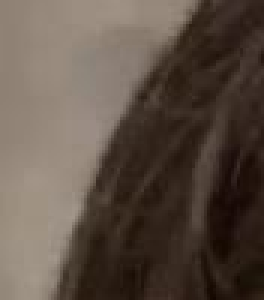
#> input picture Desktop/Python3/ng.jpg, 88 x 100 px, found by its file name (shown 3 times larger)
$ python '图像边缘检测.py'
#> lines starting #> are read from the running program, lines starting #| are printed output that depends on the picture
import numpy as np
from PIL import Image
import matplotlib.pyplot as plt
import os
def convolution(filter_size, filter_type):
#> called with filter_size = 3, filter_type = 'v'
    image_path = "ng.jpg"
    img = Image.open(image_path)
#> img is the input picture: PIL image 88x100 RGB; mean R, G, B 93.6, 79.9, 69.5
    img = img.convert("L")
#> img: PIL image 88x100 L
    # img.show()
    img_array = np.array(img)
    img_L = img_array.shape[0] # 514
#> img_L = 100
    img_W = img_array.shape[1] # 500
#> img_W = 88

    # 垂直过滤器 9 * 9
    filter_num = 2
    n = 0
    # 初始化过滤器
    vertical_filter = np.zeros(filter_size**2).reshape(filter_size, filter_size)

    # 给过滤器赋值
    for v in range(vertical_filter.shape[1]):
        if v % filter_size % 1 == 0:
            n+=1
            vertical_filter[v,:] = filter_num - n
    if filter_type == "h":
        vertical_filter = vertical_filter.T
    elif filter_type == "v":
        vertical_filter = vertical_filter
    print(vertical_filter)

    # [13 lines of commented-out code are left out]
    conv_L = img_L - vertical_filter.shape[0] + 1
#> conv_L = 98
    conv_W = img_W - vertical_filter.shape[1] + 1
#> conv_W = 86
    init_image = np.zeros(conv_L * conv_W).reshape(conv_L, conv_W)

    # pixcel_location
    pixel_location = []

    # 进行convolution
    for L in range(conv_L):
        for W in range(conv_W):
            l = L + filter_size
            w = W + filter_size
            init_image[L,W] = np.sum(np.multiply(vertical_filter, img_array[L:l,W:w]))
            if init_image[L, W] != 0:
                pixel = [L, W]
                pixel_location.append(pixel)
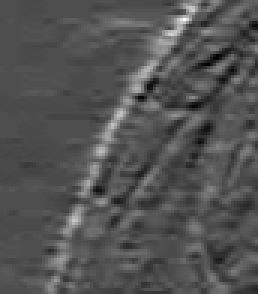
#> init_image: shape (98, 86) float64 (shown 3 times larger); min -57, max 129, mean 3.7; drawn with min black and max white
#> after the loop, pixel_location = 7484 pairs, first value 0 to 97, second value 0 to 85
    pixel_location = np.array(pixel_location)
    return init_image, pixel_location

def get_pixcel():
    conv_image_array , pixel_location_v = convolution(3, "v") # conv_image.shape == (512, 498)
#> pixel_location_v has the same summary as pixel_location in convolution
    conv_image_array , pixel_location_h = convolution(3, "h")
#> call 2 of convolution, with filter_size = 3, filter_type = 'h'
#> after the loop in convolution (call 2), `for L in range(conv_L):`:
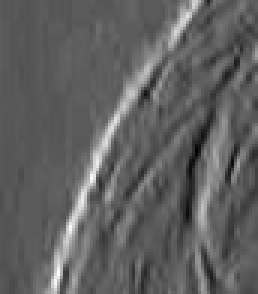
#> init_image: shape (98, 86) float64 (shown 3 times larger); min -98, max 178, mean 7; drawn with min black and max white
#> after the loop in convolution (call 2), `for L in range(conv_L):`: pixel_location = 7842 pairs, first value 0 to 97, second value 0 to 85
#> pixel_location_h has the same summary as pixel_location in convolution
    # print(pixel_location.shape) # pixel_location.shape(220453, 2)
    image = Image.open("ng.jpg")
    image_array = np.array(image) # image_array (514, 500, 3)

    sample_pix = []
    f = 0
    if pixel_location_h.shape[0] > pixel_location_v.shape[0]:
        for v in range(pixel_location_v.shape[0]):
            for h in range(pixel_location_v.shape[0]):
                if pixel_location_h[v,0] == pixel_location_v[h,0] and pixel_location_h[v, 1] == pixel_location_v[h, 1]:
                    pix_x_y = pixel_location_h[h,:]
                    sample_pix.append(pix_x_y)
                    f +=1
                    print('{}个像素点相同'.format(f))
                    os.system("clear")
#> after the loop, f = 6852; sample_pix = 6852 pairs, first value 0 to 89, second value 0 to 85
    elif pixel_location_h.shape[0] < pixel_location_v.shape[0]:
        for h in range(pixel_location_h.shape[0]):
            for v in range(pixel_location_h.shape[0]):
                if pixel_location_h[v,0] == pixel_location_v[h,0] and pixel_location_h[v, 1] == pixel_location_v[h, 1]:
                    pix_x_y = pixel_location_h[h,:]
                    sample_pix.append(pix_x_y)
                    f +=1
                    print('{}个像素点相同'.format(f))
                    os.system("clear")
    else:
        print('pixel_location_h == pixel_location_h')

    sample_pix = np.array(sample_pix)
    for pix in range(sample_pix.shape[0]):
        image_array[sample_pix[pix, 0], sample_pix[pix, 1], :] = [300, 0, 0]
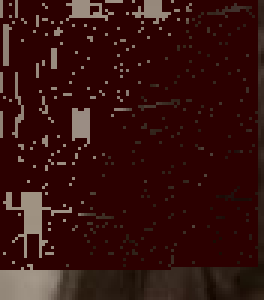
#> image_array: shape (100, 88, 3) (shown 3 times larger); mean R, G, B 54, 16.8, 14.4
    plt.imshow(image_array)
    plt.show()

    return conv_image_array

def main():
    image = get_pixcel()
    image = np.array(image)
    plt.imshow(image)
    plt.show()

if __name__ == "__main__":
    main()
